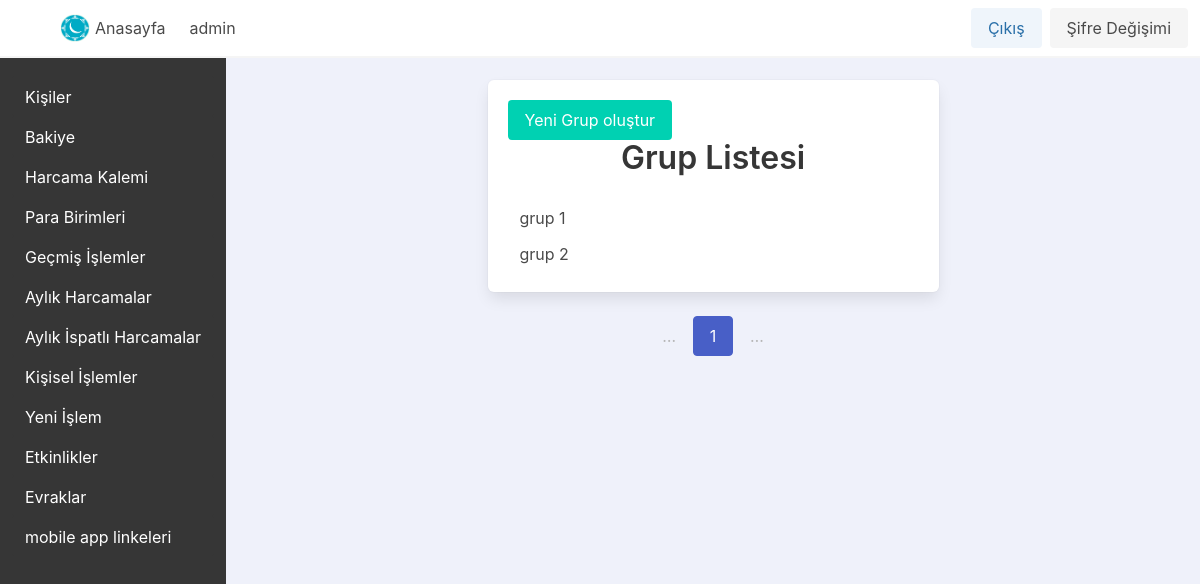
Page /grouplist/ (signed in) on the earlier database version.
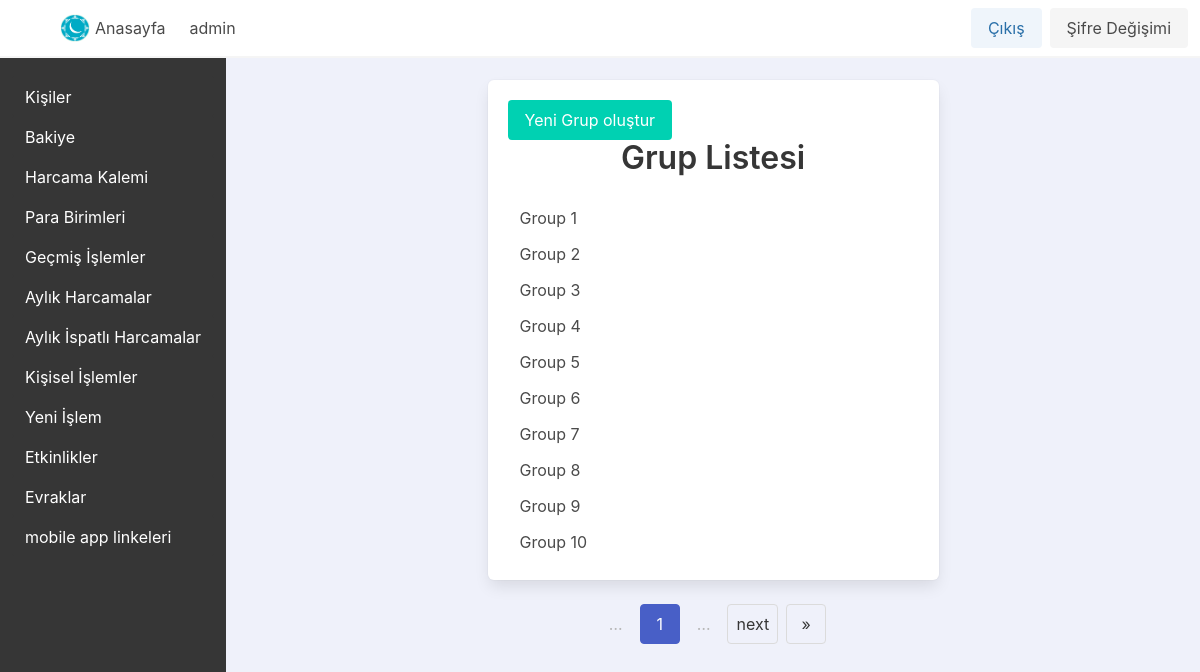
Same page on the later database version.
### app_base/models.py (models this page shows, shortened)
class MuGroup(Group):
    creation_date = models.DateTimeField(auto_now_add=True)
    is_active = models.BooleanField(_("active"), default=True)
    class Meta:
        verbose_name = _("MuGroup")
        verbose_name_plural = _("MuGroups")

### app_base/views/groups_view.py (the view)
# urls.py: path("grouplist/", views.grouplist_view, name="grouplist_view_name"),
@login_required
def grouplist_view(request):
    groups = MuGroup.objects.all()
    per_page = 10  # You can adjust this as needed
    paginator = Paginator(groups, per_page)
    page_number = request.GET.get("page")
    page = paginator.get_page(page_number)
    return render(request, "app_base/groups/grouplist.html", {"page": page})

### app_base/models.py (called while the page is built)
    def get_queryset(self):
        return super().get_queryset().filter(is_active=True)

### app_base/templates/app_base/groups/grouplist.html (shortened to what this page needs)
{% extends "base.html" %}
{% block content %}
    <div class="column is-half m-auto">
        <div class="box">
            <a class="button is-primary" href="{% url 'groupcreate_view_name' %}">Yeni Grup oluştur</a>
            <h1 class="title has-text-centered">Grup Listesi</h1>
            <ul class="menu-list">
                {% for group in page %}
                    <li>
                        <a href="{% url 'groupdetail_view_name' group.id %}">{{ group.name }}</a>
                    </li>
                {% empty %}
                    <li>Kayıtlı grup yok.</li>
                {% endfor %}
            </ul>
        </div>
        <div class="pagination is-centered" role="navigation">
            <ul class="pagination-list">
                <li>
                    <span class="pagination-ellipsis">…</span>
                </li>
                <li>
                    <span class="pagination-link is-current">{{ page.number }}</span>
                </li>
                <li>
                    <span class="pagination-ellipsis">…</span>
                </li>
                {% if page.has_next %}
                    <li>
                        <a class="pagination-link" href="?page={{ page.next_page_number }}">next</a>
                    </li>
                    <li>
                        <a class="pagination-link" href="?page={{ page.paginator.num_pages }}">»</a>
                    </li>
                {% endif %}
            </ul>
        </div>
    </div>
{% endblock content %}

Differences in the rows shown:
changed MuGroup: name "grup 1" → "Group 1"
changed MuGroup: name "grup 2" → "Group 2"
added MuGroup: name "Group 3"
added MuGroup: name "Group 4"
added MuGroup: name "Group 5"
added MuGroup: name "Group 6"
added MuGroup: name "Group 7"
added MuGroup: name "Group 8"
added MuGroup: name "Group 9"
added MuGroup: name "Group 10"
Other differences:
text now shown: "next »"
